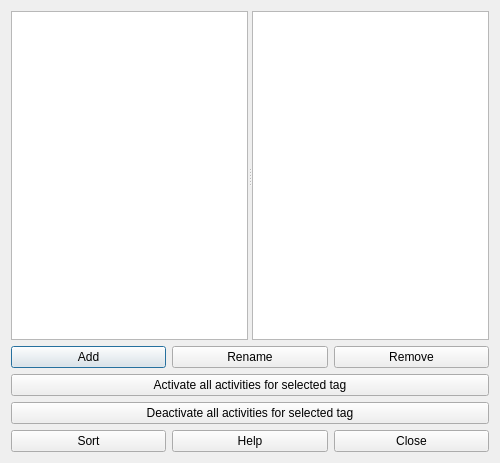
<?xml version="1.0" encoding="UTF-8"?>
<ui version="4.0">
 <class>ActivityTagsForm_template</class>
 <widget class="QDialog" name="ActivityTagsForm_template">
  <property name="geometry">
   <rect>
    <x>0</x>
    <y>0</y>
    <width>500</width>
    <height>463</height>
   </rect>
  </property>
  <property name="windowTitle">
   <string extracomment="This is the title of the activity tags dialog">Activity tags</string>
  </property>
  <layout class="QGridLayout" name="gridLayout">
   <item row="0" column="0">
    <widget class="QSplitter" name="splitter">
     <property name="sizePolicy">
      <sizepolicy hsizetype="Expanding" vsizetype="Expanding">
       <horstretch>0</horstretch>
       <verstretch>0</verstretch>
      </sizepolicy>
     </property>
     <property name="orientation">
      <enum>Qt::Horizontal</enum>
     </property>
     <widget class="QListWidget" name="activityTagsListWidget"/>
     <widget class="QPlainTextEdit" name="currentActivityTagTextEdit"/>
    </widget>
   </item>
   <item row="1" column="0">
    <layout class="QVBoxLayout" name="verticalLayout">
     <item>
      <layout class="QHBoxLayout" name="horizontalLayout_2">
       <item>
        <widget class="QPushButton" name="addActivityTagPushButton">
         <property name="text">
          <string>Add</string>
         </property>
        </widget>
       </item>
       <item>
        <widget class="QPushButton" name="renameActivityTagPushButton">
         <property name="text">
          <string>Rename</string>
         </property>
        </widget>
       </item>
       <item>
        <widget class="QPushButton" name="removeActivityTagPushButton">
         <property name="text">
          <string>Remove</string>
         </property>
        </widget>
       </item>
      </layout>
     </item>
     <item>
      <widget class="QPushButton" name="activateActivityTagPushButton">
       <property name="text">
        <string>Activate all activities for selected tag</string>
       </property>
      </widget>
     </item>
     <item>
      <widget class="QPushButton" name="deactivateActivityTagPushButton">
       <property name="text">
        <string>Deactivate all activities for selected tag</string>
       </property>
      </widget>
     </item>
     <item>
      <layout class="QHBoxLayout" name="horizontalLayout">
       <item>
        <widget class="QPushButton" name="sortActivityTagsPushButton">
         <property name="text">
          <string>Sort</string>
         </property>
        </widget>
       </item>
       <item>
        <widget class="QPushButton" name="helpPushButton">
         <property name="text">
          <string>Help</string>
         </property>
        </widget>
       </item>
       <item>
        <widget class="QPushButton" name="closePushButton">
         <property name="text">
          <string>Close</string>
         </property>
        </widget>
       </item>
      </layout>
     </item>
    </layout>
   </item>
  </layout>
 </widget>
 <layoutdefault spacing="6" margin="11"/>
 <resources/>
 <connections/>
</ui>
